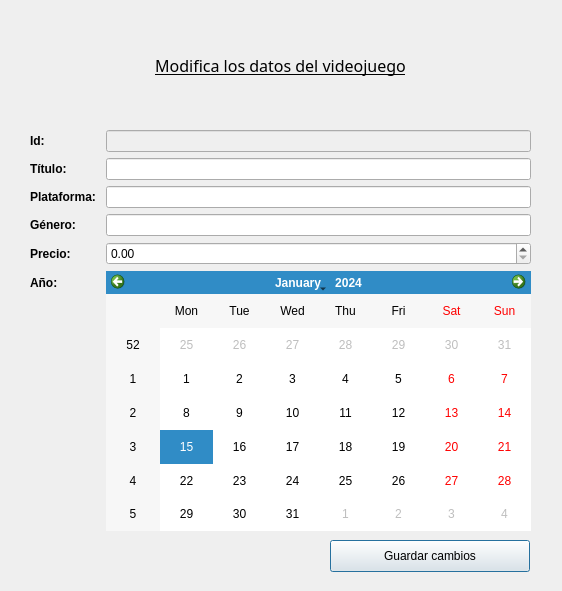
<?xml version="1.0" encoding="UTF-8"?>
<ui version="4.0">
 <class>Dialog</class>
 <widget class="QDialog" name="Dialog">
  <property name="geometry">
   <rect>
    <x>0</x>
    <y>0</y>
    <width>562</width>
    <height>591</height>
   </rect>
  </property>
  <property name="minimumSize">
   <size>
    <width>562</width>
    <height>591</height>
   </size>
  </property>
  <property name="maximumSize">
   <size>
    <width>562</width>
    <height>591</height>
   </size>
  </property>
  <property name="windowTitle">
   <string>Modificar videojuego</string>
  </property>
  <widget class="QWidget" name="formLayoutWidget">
   <property name="geometry">
    <rect>
     <x>30</x>
     <y>130</y>
     <width>501</width>
     <height>401</height>
    </rect>
   </property>
   <layout class="QFormLayout" name="formLayout">
    <item row="0" column="0">
     <widget class="QLabel" name="lbl_id">
      <property name="font">
       <font>
        <family>Arial</family>
        <weight>75</weight>
        <bold>true</bold>
       </font>
      </property>
      <property name="text">
       <string>Id: </string>
      </property>
     </widget>
    </item>
    <item row="1" column="0">
     <widget class="QLabel" name="lbl_titulo">
      <property name="font">
       <font>
        <family>Arial</family>
        <weight>75</weight>
        <bold>true</bold>
       </font>
      </property>
      <property name="text">
       <string>Título: </string>
      </property>
     </widget>
    </item>
    <item row="1" column="1">
     <widget class="QLineEdit" name="lin_titulo"/>
    </item>
    <item row="2" column="0">
     <widget class="QLabel" name="lbl_plataforma">
      <property name="font">
       <font>
        <family>Arial</family>
        <weight>75</weight>
        <bold>true</bold>
       </font>
      </property>
      <property name="text">
       <string>Plataforma: </string>
      </property>
     </widget>
    </item>
    <item row="2" column="1">
     <widget class="QLineEdit" name="lin_plataforma"/>
    </item>
    <item row="3" column="0">
     <widget class="QLabel" name="lbl_genero">
      <property name="font">
       <font>
        <family>Arial</family>
        <weight>75</weight>
        <bold>true</bold>
       </font>
      </property>
      <property name="text">
       <string>Género: </string>
      </property>
     </widget>
    </item>
    <item row="3" column="1">
     <widget class="QLineEdit" name="lin_genero"/>
    </item>
    <item row="4" column="0">
     <widget class="QLabel" name="lbl_precio">
      <property name="font">
       <font>
        <family>Arial</family>
        <weight>75</weight>
        <bold>true</bold>
       </font>
      </property>
      <property name="text">
       <string>Precio: </string>
      </property>
     </widget>
    </item>
    <item row="4" column="1">
     <widget class="QDoubleSpinBox" name="spb_precio"/>
    </item>
    <item row="5" column="0">
     <widget class="QLabel" name="lbl_anyo">
      <property name="font">
       <font>
        <family>Arial</family>
        <weight>75</weight>
        <bold>true</bold>
       </font>
      </property>
      <property name="text">
       <string>Año: </string>
      </property>
     </widget>
    </item>
    <item row="5" column="1">
     <widget class="QCalendarWidget" name="cal_anyo">
      <property name="autoFillBackground">
       <bool>false</bool>
      </property>
     </widget>
    </item>
    <item row="0" column="1">
     <widget class="QLineEdit" name="lin_id">
      <property name="enabled">
       <bool>false</bool>
      </property>
     </widget>
    </item>
   </layout>
  </widget>
  <widget class="QLabel" name="lbl_modifica">
   <property name="geometry">
    <rect>
     <x>30</x>
     <y>30</y>
     <width>501</width>
     <height>71</height>
    </rect>
   </property>
   <property name="font">
    <font>
     <family>Showcard Gothic</family>
     <pointsize>12</pointsize>
     <underline>true</underline>
    </font>
   </property>
   <property name="autoFillBackground">
    <bool>false</bool>
   </property>
   <property name="frameShape">
    <enum>QFrame::NoFrame</enum>
   </property>
   <property name="frameShadow">
    <enum>QFrame::Plain</enum>
   </property>
   <property name="text">
    <string>Modifica los datos del videojuego</string>
   </property>
   <property name="alignment">
    <set>Qt::AlignCenter</set>
   </property>
  </widget>
  <widget class="QPushButton" name="btn_modificar_videojuego">
   <property name="geometry">
    <rect>
     <x>330</x>
     <y>540</y>
     <width>200</width>
     <height>32</height>
    </rect>
   </property>
   <property name="text">
    <string>Guardar cambios</string>
   </property>
   <property name="icon">
    <iconset>
     <normaloff>../imagenes/save.png</normaloff>../imagenes/save.png</iconset>
   </property>
  </widget>
 </widget>
 <resources/>
 <connections/>
</ui>
